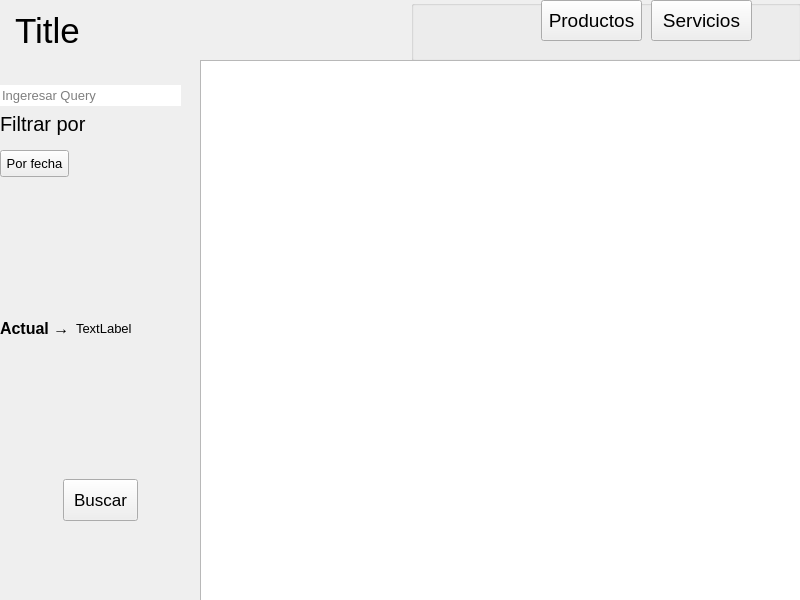
<?xml version="1.0" encoding="UTF-8"?>
<ui version="4.0">
 <class>ventanaDeConsultas</class>
 <widget class="QWidget" name="ventanaDeConsultas">
  <property name="geometry">
   <rect>
    <x>0</x>
    <y>0</y>
    <width>800</width>
    <height>600</height>
   </rect>
  </property>
  <property name="font">
   <font>
    <pointsize>20</pointsize>
   </font>
  </property>
  <property name="windowTitle">
   <string>Inventario de Productos/servicios</string>
  </property>
  <property name="windowIcon">
   <iconset>
    <normaloff>../../../../../Users/recursos/images/store_logo.png</normaloff>../../../../../Users/recursos/images/store_logo.png</iconset>
  </property>
  <widget class="QWidget" name="queryHeader" native="true">
   <property name="geometry">
    <rect>
     <x>0</x>
     <y>0</y>
     <width>801</width>
     <height>61</height>
    </rect>
   </property>
   <layout class="QHBoxLayout" name="horizontalLayout_4">
    <property name="leftMargin">
     <number>15</number>
    </property>
    <item>
     <widget class="QLabel" name="titleLabel">
      <property name="font">
       <font>
        <family>Arial</family>
        <pointsize>26</pointsize>
       </font>
      </property>
      <property name="text">
       <string>Title</string>
      </property>
     </widget>
    </item>
    <item>
     <widget class="QGroupBox" name="navbar">
      <property name="title">
       <string/>
      </property>
      <widget class="QPushButton" name="productosBtn">
       <property name="geometry">
        <rect>
         <x>130</x>
         <y>0</y>
         <width>101</width>
         <height>41</height>
        </rect>
       </property>
       <property name="font">
        <font>
         <family>Arial</family>
         <pointsize>14</pointsize>
        </font>
       </property>
       <property name="text">
        <string>Productos</string>
       </property>
      </widget>
      <widget class="QPushButton" name="serviciosBtn">
       <property name="geometry">
        <rect>
         <x>240</x>
         <y>0</y>
         <width>101</width>
         <height>41</height>
        </rect>
       </property>
       <property name="font">
        <font>
         <family>Arial</family>
         <pointsize>14</pointsize>
        </font>
       </property>
       <property name="text">
        <string>Servicios</string>
       </property>
      </widget>
     </widget>
    </item>
   </layout>
  </widget>
  <widget class="QWidget" name="cajaFiltro" native="true">
   <property name="geometry">
    <rect>
     <x>0</x>
     <y>60</y>
     <width>201</width>
     <height>511</height>
    </rect>
   </property>
   <layout class="QVBoxLayout" name="verticalLayout_2">
    <property name="leftMargin">
     <number>0</number>
    </property>
    <property name="topMargin">
     <number>25</number>
    </property>
    <property name="rightMargin">
     <number>0</number>
    </property>
    <property name="bottomMargin">
     <number>10</number>
    </property>
    <item>
     <layout class="QHBoxLayout" name="inputLayout" stretch="0,0">
      <property name="spacing">
       <number>5</number>
      </property>
      <property name="bottomMargin">
       <number>0</number>
      </property>
      <item>
       <widget class="QLineEdit" name="userInput">
        <property name="sizePolicy">
         <sizepolicy hsizetype="Expanding" vsizetype="Fixed">
          <horstretch>0</horstretch>
          <verstretch>0</verstretch>
         </sizepolicy>
        </property>
        <property name="maximumSize">
         <size>
          <width>16777215</width>
          <height>40</height>
         </size>
        </property>
        <property name="font">
         <font>
          <family>Arial</family>
          <pointsize>10</pointsize>
         </font>
        </property>
        <property name="text">
         <string/>
        </property>
        <property name="frame">
         <bool>false</bool>
        </property>
        <property name="readOnly">
         <bool>false</bool>
        </property>
        <property name="placeholderText">
         <string>Ingeresar Query</string>
        </property>
       </widget>
      </item>
      <item>
       <widget class="QLabel" name="decoracion">
        <property name="enabled">
         <bool>true</bool>
        </property>
        <property name="maximumSize">
         <size>
          <width>15</width>
          <height>13</height>
         </size>
        </property>
        <property name="baseSize">
         <size>
          <width>0</width>
          <height>0</height>
         </size>
        </property>
        <property name="text">
         <string/>
        </property>
        <property name="pixmap">
         <pixmap>../../../recursos/images/pink_circle.png</pixmap>
        </property>
        <property name="scaledContents">
         <bool>true</bool>
        </property>
        <property name="wordWrap">
         <bool>false</bool>
        </property>
        <property name="margin">
         <number>0</number>
        </property>
        <property name="openExternalLinks">
         <bool>false</bool>
        </property>
       </widget>
      </item>
     </layout>
    </item>
    <item>
     <widget class="QLabel" name="filterLabel">
      <property name="sizePolicy">
       <sizepolicy hsizetype="Preferred" vsizetype="Fixed">
        <horstretch>0</horstretch>
        <verstretch>0</verstretch>
       </sizepolicy>
      </property>
      <property name="font">
       <font>
        <family>Arial</family>
        <pointsize>15</pointsize>
       </font>
      </property>
      <property name="text">
       <string>Filtrar por</string>
      </property>
      <property name="textFormat">
       <enum>Qt::AutoText</enum>
      </property>
      <property name="scaledContents">
       <bool>false</bool>
      </property>
      <property name="alignment">
       <set>Qt::AlignLeading|Qt::AlignLeft|Qt::AlignVCenter</set>
      </property>
     </widget>
    </item>
    <item>
     <widget class="QWidget" name="columnsContainer" native="true">
      <property name="font">
       <font>
        <family>Arial</family>
        <pointsize>13</pointsize>
       </font>
      </property>
      <layout class="QVBoxLayout" name="labelsLayout">
       <property name="spacing">
        <number>0</number>
       </property>
       <property name="sizeConstraint">
        <enum>QLayout::SetMaximumSize</enum>
       </property>
       <property name="leftMargin">
        <number>0</number>
       </property>
       <property name="topMargin">
        <number>1</number>
       </property>
       <property name="rightMargin">
        <number>0</number>
       </property>
       <property name="bottomMargin">
        <number>1</number>
       </property>
      </layout>
     </widget>
    </item>
    <item>
     <widget class="QPushButton" name="fechaBtn">
      <property name="sizePolicy">
       <sizepolicy hsizetype="Fixed" vsizetype="Fixed">
        <horstretch>0</horstretch>
        <verstretch>0</verstretch>
       </sizepolicy>
      </property>
      <property name="font">
       <font>
        <family>Arial</family>
        <pointsize>10</pointsize>
       </font>
      </property>
      <property name="focusPolicy">
       <enum>Qt::StrongFocus</enum>
      </property>
      <property name="styleSheet">
       <string notr="true">padding: 5px;</string>
      </property>
      <property name="text">
       <string>Por fecha</string>
      </property>
     </widget>
    </item>
    <item>
     <spacer name="verticalSpacer_2">
      <property name="orientation">
       <enum>Qt::Vertical</enum>
      </property>
      <property name="sizeType">
       <enum>QSizePolicy::Preferred</enum>
      </property>
      <property name="sizeHint" stdset="0">
       <size>
        <width>20</width>
        <height>40</height>
       </size>
      </property>
     </spacer>
    </item>
    <item>
     <layout class="QHBoxLayout" name="actualLayout">
      <property name="bottomMargin">
       <number>0</number>
      </property>
      <item>
       <widget class="QLabel" name="actualLabel">
        <property name="sizePolicy">
         <sizepolicy hsizetype="Fixed" vsizetype="Preferred">
          <horstretch>0</horstretch>
          <verstretch>0</verstretch>
         </sizepolicy>
        </property>
        <property name="font">
         <font>
          <family>Arial</family>
          <pointsize>12</pointsize>
          <weight>75</weight>
          <bold>true</bold>
         </font>
        </property>
        <property name="text">
         <string>Actual →</string>
        </property>
        <property name="scaledContents">
         <bool>true</bool>
        </property>
       </widget>
      </item>
      <item>
       <widget class="QLabel" name="filtroActualText">
        <property name="font">
         <font>
          <family>Arial</family>
          <pointsize>10</pointsize>
         </font>
        </property>
        <property name="text">
         <string>TextLabel</string>
        </property>
       </widget>
      </item>
     </layout>
    </item>
    <item>
     <spacer name="verticalSpacer_3">
      <property name="orientation">
       <enum>Qt::Vertical</enum>
      </property>
      <property name="sizeType">
       <enum>QSizePolicy::Minimum</enum>
      </property>
      <property name="sizeHint" stdset="0">
       <size>
        <width>20</width>
        <height>40</height>
       </size>
      </property>
     </spacer>
    </item>
    <item>
     <layout class="QHBoxLayout" name="horizontalLayout">
      <item>
       <widget class="QPushButton" name="buscarBtn">
        <property name="enabled">
         <bool>true</bool>
        </property>
        <property name="sizePolicy">
         <sizepolicy hsizetype="Fixed" vsizetype="Fixed">
          <horstretch>0</horstretch>
          <verstretch>0</verstretch>
         </sizepolicy>
        </property>
        <property name="font">
         <font>
          <family>Arial</family>
          <pointsize>13</pointsize>
         </font>
        </property>
        <property name="acceptDrops">
         <bool>false</bool>
        </property>
        <property name="layoutDirection">
         <enum>Qt::LeftToRight</enum>
        </property>
        <property name="autoFillBackground">
         <bool>false</bool>
        </property>
        <property name="styleSheet">
         <string notr="true">padding: 10px;</string>
        </property>
        <property name="text">
         <string>Buscar</string>
        </property>
       </widget>
      </item>
     </layout>
    </item>
    <item>
     <spacer name="verticalSpacer">
      <property name="orientation">
       <enum>Qt::Vertical</enum>
      </property>
      <property name="sizeType">
       <enum>QSizePolicy::Preferred</enum>
      </property>
      <property name="sizeHint" stdset="0">
       <size>
        <width>20</width>
        <height>40</height>
       </size>
      </property>
     </spacer>
    </item>
   </layout>
  </widget>
  <widget class="QTableWidget" name="table">
   <property name="geometry">
    <rect>
     <x>200</x>
     <y>60</y>
     <width>601</width>
     <height>551</height>
    </rect>
   </property>
   <property name="autoScroll">
    <bool>true</bool>
   </property>
  </widget>
 </widget>
 <resources/>
 <connections/>
</ui>
